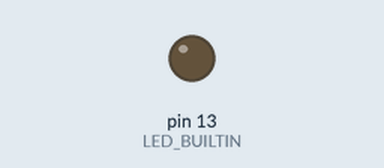
Bench run of a sketch on a simulated Arduino Uno, built with avr-gcc and run on an emulated ATmega328P. Parts: output pins drawn as LEDs (lit = HIGH). What the sketch prints to the serial monitor is not drawn.

Above: at 0.03 s.
Timing chart, 0 to 3.0 s (numbered marks = the images above):
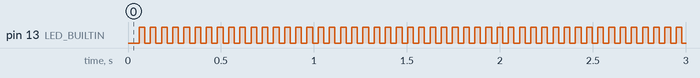

Measured:
- by itself, pin 13 (LED_BUILTIN): alternates HIGH for 0.03 s and LOW for 0.03 s

The sketch:

Codigo.ino
```cpp
// C++ code
//
void setup()
{
  pinMode(LED_BUILTIN, OUTPUT);
  Serial.begin(9600);

}

void loop()
{
  delay(30); // Wait for 1000 millisecond(s)
  digitalWrite(LED_BUILTIN, LOW);
  delay(30); // Wait for 1000 millisecond(s)
  digitalWrite(LED_BUILTIN, HIGH);
  Serial.println("dfhudhfhaodhf");
}
```
